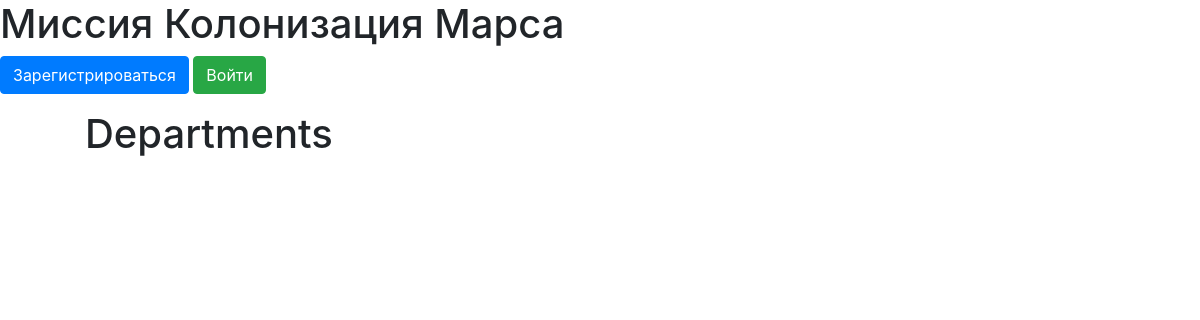
/departments, run on an earlier commit of the app's database.
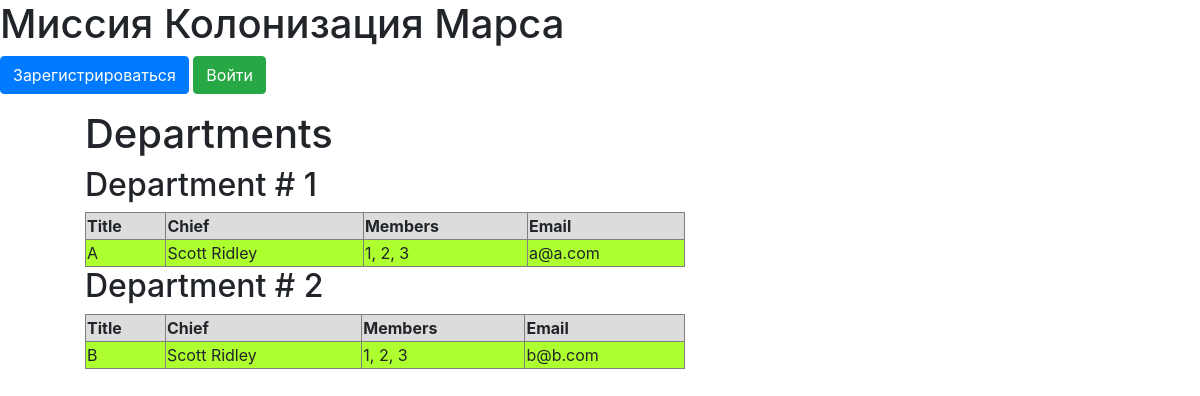
And on a later commit of the database.
### data/departments.py (models this page shows)
class Department(SqlAlchemyBase, SerializerMixin):
    __tablename__ = 'department'
    id = sqlalchemy.Column(sqlalchemy.Integer,
                           primary_key=True, autoincrement=True)
    title = sqlalchemy.Column(sqlalchemy.String)
    chief = sqlalchemy.Column(sqlalchemy.Integer,
                              sqlalchemy.ForeignKey("users.id"))
    user = orm.relation('User')
    members = sqlalchemy.Column(sqlalchemy.String, nullable=True)
    email = sqlalchemy.Column(sqlalchemy.String)

### main.py (the view)
@app.route("/departments")
def departments_show():
    db_sess = db_session.create_session()
    param = {"departments": []}
    for el in db_sess.query(Department).all():
        department = {"id": el.id, "title": el.title, "chief": db_sess.query(User).filter(
            User.id == el.chief).first().surname + ' ' + db_sess.query(User).filter(
            User.id == el.chief).first().name, "members": el.members,
                      "email": el.email, "t_l_id": el.chief}
        param["departments"].append(department)
    return render_template("departments_show.html", **param)

### data/db_session.py (called while the page is built)
def create_session() -> Session:
    global __factory
    return __factory()

### templates/departments_show.html (shortened to what this page needs)
{% extends "base.html" %}
{% block content %}
<ul>
    <h1>Departments</h1>
    {% for action in departments %}
    <h2>Department # {{ action["id"] }}</h2>
    <table>
        <tr>
            <th style="background-color:Gainsboro">Title</th>
            <th style="background-color:Gainsboro">Chief</th>
            <th style="background-color:Gainsboro">Members</th>
            <th style="background-color:Gainsboro">Email</th>
        </tr>
        <tr>
            <td style="background-color:GreenYellow">{{ action["title"] }}</td>
            <td style="background-color:GreenYellow">{{ action["chief"] }}</td>
            <td style="background-color:GreenYellow">{{ action["members"] }}</td>
            <td style="background-color:GreenYellow">{{ action["email"] }}</td>
        </tr>
    </table>
    {% endfor %}
</ul>
{% endblock %}

### templates/base.html (shortened to what this page needs)
<!DOCTYPE html>
<html lang="en">
<head>
    <link rel="stylesheet"
          href="https://stackpath.bootstrapcdn.com/bootstrap/4.4.1/css/bootstrap.min.css"
>
    <link rel="stylesheet" type="text/css"
          href="{{ url_for('static', filename='css/style.css') }}"/>
</head>
<body>
<h1>Миссия Колонизация Марса</h1>
<nav>
    {% if current_user.is_authenticated %}
    <a class="navbar-brand" href="/logout">{{ current_user.name }}</a>
    {% else %}
    <p>
        <a class="btn btn-primary " href="/register">Зарегистрироваться</a>
        <a class="btn btn-success" href="/login">Войти</a>
    </p>
    {% endif %}
</nav>
<main role="main" class="container">
    {% block content %}{% endblock %}
</main>
</body>
</html>

### static/css/style.css (style rules this page uses)
table { border: 1px solid grey; }
th { border: 1px solid grey; }
td { border: 1px solid grey; }
table { width: 100%; }
table { width: 600px; }

What changed in the data, as far as the page shows it:
added Department: id "1", title "A", chief "Scott Ridley", members "1, 2, 3", email "a@a.com"
added Department: id "2", title "B", chief "Scott Ridley", members "1, 2, 3", email "b@b.com"
